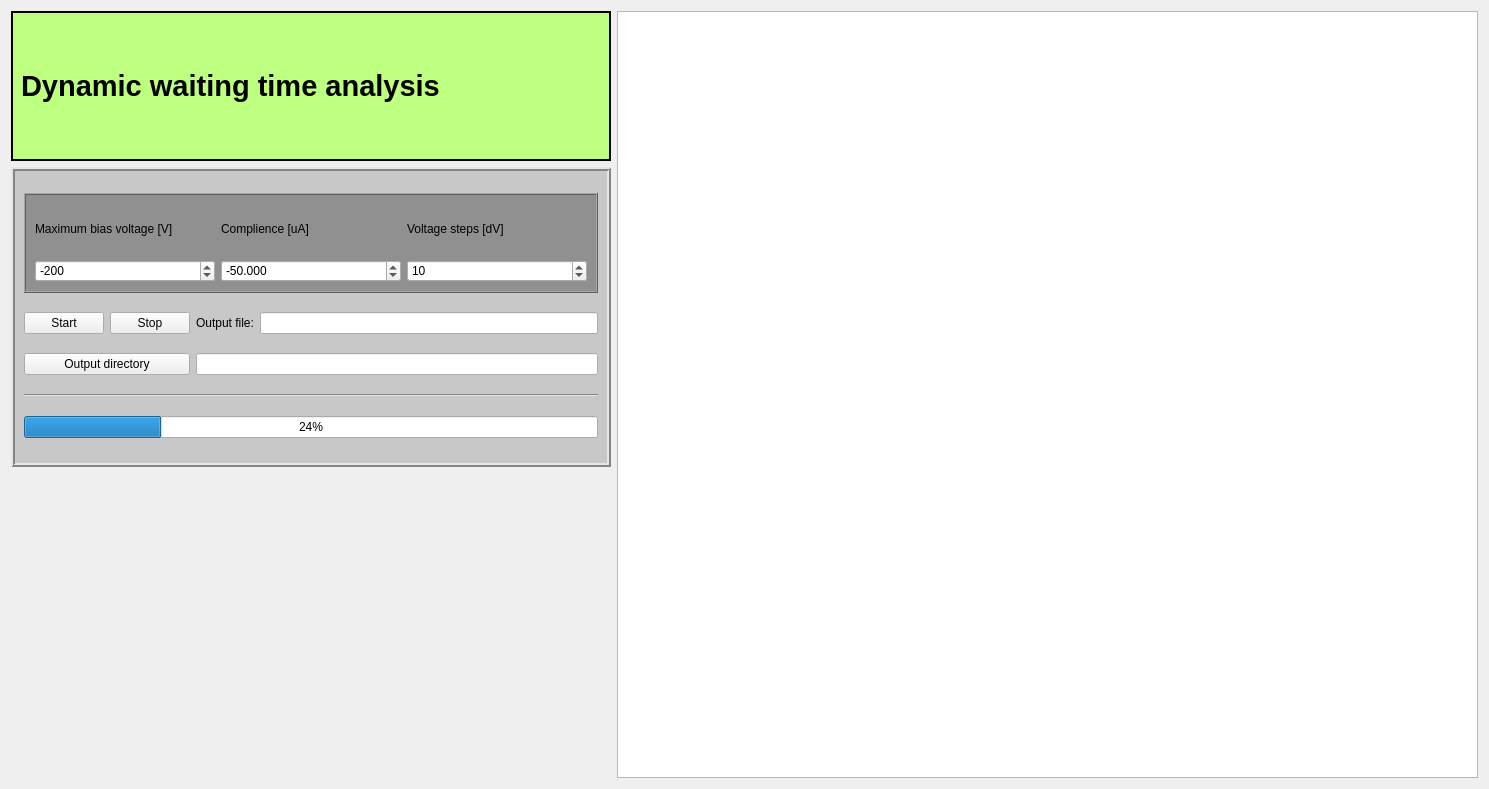
<?xml version="1.0" encoding="UTF-8"?>
<ui version="4.0">
 <class>Form</class>
 <widget class="QWidget" name="Form">
  <property name="geometry">
   <rect>
    <x>0</x>
    <y>0</y>
    <width>1489</width>
    <height>789</height>
   </rect>
  </property>
  <property name="windowTitle">
   <string>Form</string>
  </property>
  <layout class="QGridLayout" name="gridLayout_3">
   <item row="0" column="0">
    <widget class="QLabel" name="Title">
     <property name="sizePolicy">
      <sizepolicy hsizetype="Preferred" vsizetype="Fixed">
       <horstretch>0</horstretch>
       <verstretch>0</verstretch>
      </sizepolicy>
     </property>
     <property name="maximumSize">
      <size>
       <width>16777215</width>
       <height>150</height>
      </size>
     </property>
     <property name="font">
      <font>
       <pointsize>22</pointsize>
       <weight>75</weight>
       <bold>true</bold>
      </font>
     </property>
     <property name="autoFillBackground">
      <bool>false</bool>
     </property>
     <property name="styleSheet">
      <string notr="true">background-color: rgb(189, 255, 126);</string>
     </property>
     <property name="frameShape">
      <enum>QFrame::WinPanel</enum>
     </property>
     <property name="text">
      <string>Dynamic waiting time analysis</string>
     </property>
     <property name="scaledContents">
      <bool>true</bool>
     </property>
    </widget>
   </item>
   <item row="0" column="1" rowspan="3">
    <widget class="PlotWidget" name="current_plot">
     <property name="sizePolicy">
      <sizepolicy hsizetype="Expanding" vsizetype="Expanding">
       <horstretch>0</horstretch>
       <verstretch>0</verstretch>
      </sizepolicy>
     </property>
     <property name="minimumSize">
      <size>
       <width>0</width>
       <height>0</height>
      </size>
     </property>
     <property name="font">
      <font>
       <pointsize>10</pointsize>
      </font>
     </property>
    </widget>
   </item>
   <item row="1" column="0">
    <widget class="QFrame" name="DoIVCVframe">
     <property name="maximumSize">
      <size>
       <width>600</width>
       <height>300</height>
      </size>
     </property>
     <property name="autoFillBackground">
      <bool>false</bool>
     </property>
     <property name="styleSheet">
      <string notr="true">QFrame { background : rgb(200, 200, 200) }  </string>
     </property>
     <property name="frameShape">
      <enum>QFrame::Box</enum>
     </property>
     <property name="frameShadow">
      <enum>QFrame::Raised</enum>
     </property>
     <property name="lineWidth">
      <number>2</number>
     </property>
     <layout class="QGridLayout" name="gridLayout_2">
      <item row="0" column="0" colspan="4">
       <widget class="QFrame" name="IV_settings_settings">
        <property name="maximumSize">
         <size>
          <width>16777215</width>
          <height>100</height>
         </size>
        </property>
        <property name="font">
         <font>
          <weight>75</weight>
          <bold>true</bold>
          <underline>false</underline>
         </font>
        </property>
        <property name="styleSheet">
         <string notr="true">QFrame { background :rgb(144, 144, 144) }</string>
        </property>
        <property name="frameShape">
         <enum>QFrame::Box</enum>
        </property>
        <property name="frameShadow">
         <enum>QFrame::Raised</enum>
        </property>
        <layout class="QGridLayout" name="gridLayout">
         <item row="1" column="2">
          <widget class="QLabel" name="voltages_steps_label">
           <property name="text">
            <string>Voltage steps [dV]</string>
           </property>
          </widget>
         </item>
         <item row="2" column="0">
          <widget class="QDoubleSpinBox" name="max_voltage_IV">
           <property name="decimals">
            <number>0</number>
           </property>
           <property name="minimum">
            <double>-1000.000000000000000</double>
           </property>
           <property name="maximum">
            <double>0.000000000000000</double>
           </property>
           <property name="singleStep">
            <double>10.000000000000000</double>
           </property>
           <property name="value">
            <double>-200.000000000000000</double>
           </property>
          </widget>
         </item>
         <item row="2" column="1">
          <widget class="QDoubleSpinBox" name="complience_IV">
           <property name="decimals">
            <number>3</number>
           </property>
           <property name="minimum">
            <double>-1000.000000000000000</double>
           </property>
           <property name="maximum">
            <double>0.000000000000000</double>
           </property>
           <property name="singleStep">
            <double>0.100000000000000</double>
           </property>
           <property name="value">
            <double>-50.000000000000000</double>
           </property>
          </widget>
         </item>
         <item row="1" column="1">
          <widget class="QLabel" name="complience_label_IV">
           <property name="text">
            <string>Complience [uA]</string>
           </property>
          </widget>
         </item>
         <item row="2" column="2">
          <widget class="QDoubleSpinBox" name="voltage_steps_IV">
           <property name="buttonSymbols">
            <enum>QAbstractSpinBox::UpDownArrows</enum>
           </property>
           <property name="decimals">
            <number>0</number>
           </property>
           <property name="maximum">
            <double>1000.000000000000000</double>
           </property>
           <property name="value">
            <double>10.000000000000000</double>
           </property>
          </widget>
         </item>
         <item row="1" column="0">
          <widget class="QLabel" name="max_voltage_label_IV">
           <property name="text">
            <string>Maximum bias voltage [V]</string>
           </property>
          </widget>
         </item>
        </layout>
       </widget>
      </item>
      <item row="1" column="0">
       <widget class="QPushButton" name="StartButton">
        <property name="text">
         <string>Start</string>
        </property>
       </widget>
      </item>
      <item row="1" column="1">
       <widget class="QPushButton" name="StopButton">
        <property name="text">
         <string>Stop</string>
        </property>
       </widget>
      </item>
      <item row="1" column="2">
       <widget class="QLabel" name="label">
        <property name="text">
         <string>Output file:</string>
        </property>
       </widget>
      </item>
      <item row="1" column="3">
       <widget class="QLineEdit" name="output_file"/>
      </item>
      <item row="2" column="0" colspan="2">
       <widget class="QPushButton" name="change_directory">
        <property name="text">
         <string>Output directory</string>
        </property>
       </widget>
      </item>
      <item row="2" column="2" colspan="2">
       <widget class="QLineEdit" name="output_directory">
        <property name="enabled">
         <bool>true</bool>
        </property>
        <property name="autoFillBackground">
         <bool>false</bool>
        </property>
        <property name="clearButtonEnabled">
         <bool>false</bool>
        </property>
       </widget>
      </item>
      <item row="3" column="0" colspan="4">
       <widget class="Line" name="line">
        <property name="orientation">
         <enum>Qt::Horizontal</enum>
        </property>
       </widget>
      </item>
      <item row="4" column="0" colspan="4">
       <widget class="QProgressBar" name="progressBar">
        <property name="value">
         <number>24</number>
        </property>
       </widget>
      </item>
     </layout>
    </widget>
   </item>
  </layout>
 </widget>
 <customwidgets>
  <customwidget>
   <class>PlotWidget</class>
   <extends>QGraphicsView</extends>
   <header>pyqtgraph</header>
  </customwidget>
 </customwidgets>
 <resources/>
 <connections/>
</ui>
